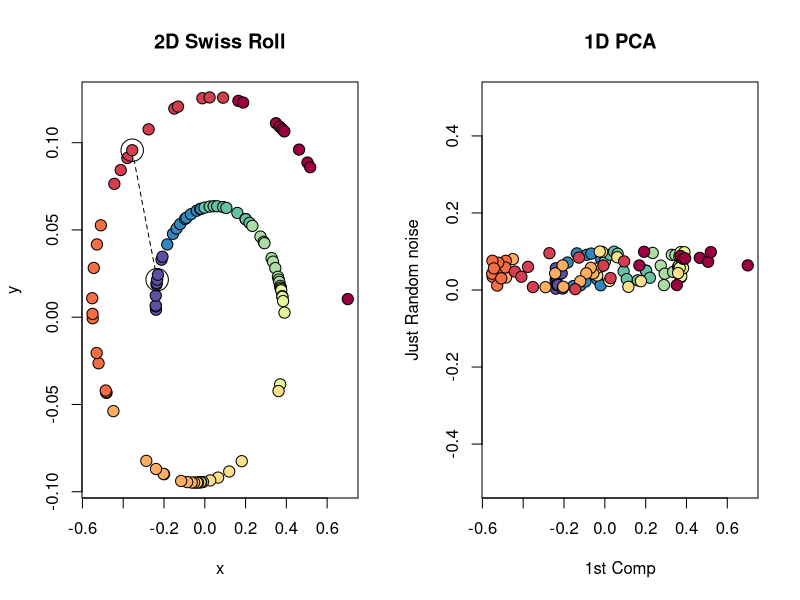
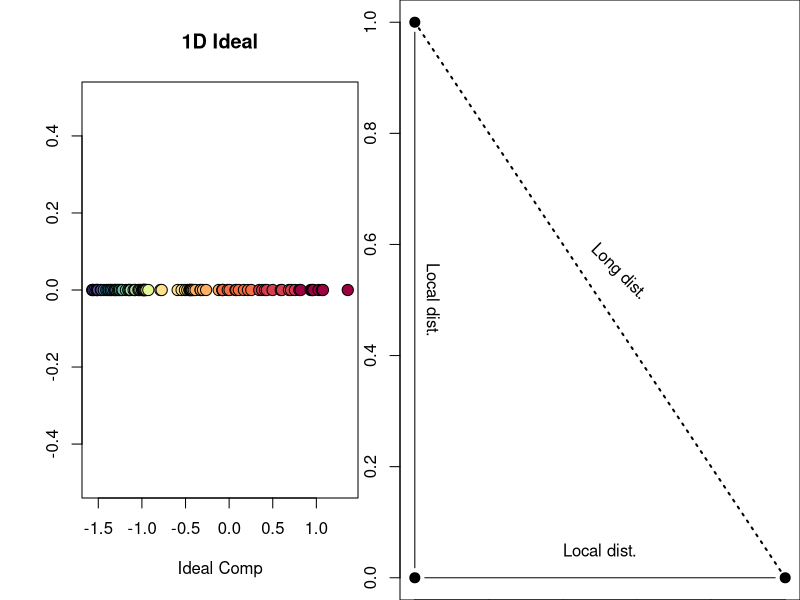

These charts were generated, in order, by the following R code: (Note: this script raises an error after producing the figures.)
## ---- chunk 1
par(mfrow = c(1, 2))

set.seed(1234)
phi = runif(100, min = 1.5*pi, max = 4.5*pi)
phi = sort(phi)
x = phi * sin(phi)/20
y = phi * cos(phi)/100
cols = rep(RColorBrewer::brewer.pal(10, "Spectral"), each = 10)
plot(x, y, pch = 21, main = "2D Swiss Roll", bg = rev(cols), cex = 1.5, col = "black")
points(x[c(7, 84)], y[c(7, 84)], lty = 2, type = "b", cex = 3)

pca <- prcomp(cbind(x, y))
plot(pca$x[, 1], runif(100)/10, ylim = c(-0.5,0.5), main = "1D PCA", xlab = "1st Comp", ylab = "Just Random noise", pch = 21, bg = rev(cols), cex = 1.5, col = "black")

## ---- chunk 2
a <- (phi * sqrt(phi^2 + 1) + asinh(phi))

plot(a/60 - 2, rep(0, 100), ylim = c(-0.5,0.5), main = "1D Ideal", xlab = "Ideal Comp", ylab = "", pch = 21, bg = rev(cols), cex = 1.5, col = "black")
## ---- chunk 3
par(mar = c(0, 0, 0, 0))
plot(c(0, 0, 1), c(1, 0, 0), type = "b", pch = 20, cex = 2)
points(c(1, 0), c(0, 1), type = "l", lty = 3, lwd = 2)
text(0.5, 0.05, labels = "Local dist.")
text(0.05, 0.5, labels = "Local dist.", srt = 270)
text(0.55, 0.55, labels = "Long dist.", srt = 315)
## ---- chunk 4
knitr::include_graphics(c('./figures/figure_01_original.png', './figures/figure_01_tsne.png'))
## ---- chunk 5
knitr::include_graphics(c('./figures/figure_02_original.png', './figures/figure_02_tsne.png'))
## ---- chunk 6
knitr::include_graphics(c('./figures/figure_03_original.png', './figures/figure_03_tsne.png'))
## ---- chunk 7
knitr::include_graphics(c('./figures/multiple-map-1.png', './figures/multiple-map-2.png'))
